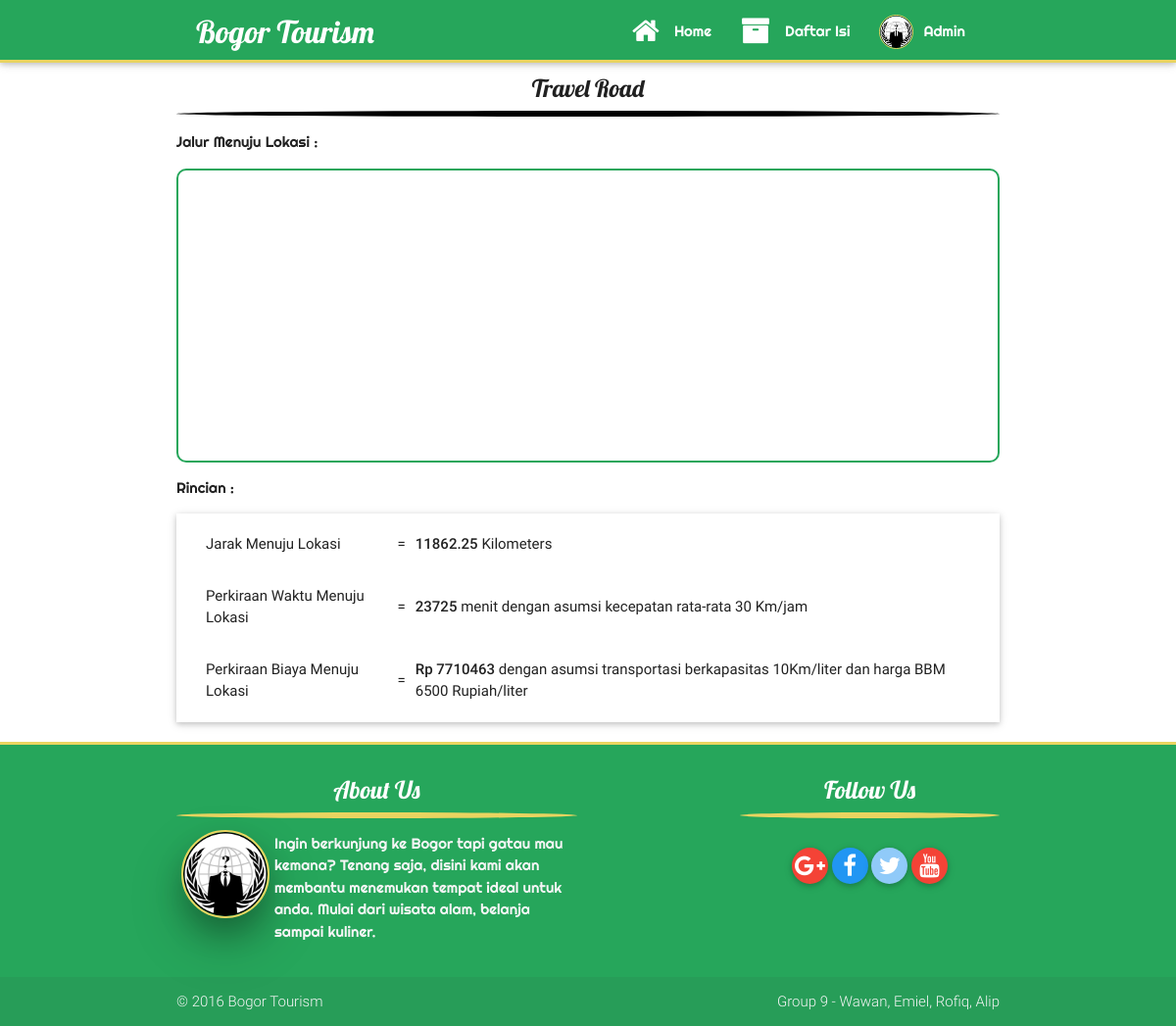
The app's page /bogortourism/calculate.php?id_post=1 (signed in) with its own data.
### tables this page shows
CREATE TABLE IF NOT EXISTS `member` (
  `id_member` int(11) NOT NULL AUTO_INCREMENT,
  `name_member` varchar(50) NOT NULL,
  `email_member` varchar(50) NOT NULL,
  `pass_member` varchar(50) NOT NULL,
  `date_member` varchar(25) NOT NULL,
  `phone_member` varchar(15) NOT NULL,
  `address_member` text NOT NULL,
  `photo_member` text NOT NULL,
  PRIMARY KEY (`id_member`),
  UNIQUE KEY `email_member` (`email_member`)
);

CREATE TABLE IF NOT EXISTS `wisata` (
  `id_wisata` int(11) NOT NULL AUTO_INCREMENT,
  `author` varchar(50) NOT NULL,
  `name_wisata` varchar(50) NOT NULL,
  `category_wisata` varchar(15) NOT NULL,
  `budget_wisata` int(15) NOT NULL,
  `area_wisata` varchar(20) NOT NULL,
  `about_wisata` text NOT NULL,
  `pic_wisata` text NOT NULL,
  `latitude` varchar(20) NOT NULL,
  `longitude` varchar(20) NOT NULL,
  `timestamp` datetime NOT NULL,
  `status_wisata` varchar(5) NOT NULL,
  PRIMARY KEY (`id_wisata`),
  UNIQUE KEY `name_wisata` (`name_wisata`)
);

### bogortourism/calculate.php (the view, shortened to what this page needs)
<!DOCTYPE html>
<html lang="en">
<?php
	include 'modul/connect.php';
	require 'header.php';
	if($_SESSION['status'] != "nouser"){
	    $id = $_SESSION['id'];
		$query = mysqli_query($conn, "SELECT * FROM member WHERE id_member = '$id'");
		$result = mysqli_fetch_array($query);
	}
	$latuser = $_GET['latuser'];
	$longuser = $_GET['longuser'];
	$post = $_GET['id_post'];
	if(isset($_GET['id_post'])){
		$qry = mysqli_query($conn, "SELECT * FROM wisata WHERE id_wisata = '$post'");
		$konten = mysqli_fetch_array($qry);
	}
	else{
		header("location: index.php");
	}
?>
</head>
<body>
	<div class="navbar-fixed">
		<nav>
			<div class="nav-wrapper">
				<a href="#!" class="brand-logo lobster">Bogor Tourism</a>
				<ul class="right hide-on-med-and-down righteous">
					<li><a href="index.php"><i class="fa fa-home fa-2x left"></i>Home</a></li>
					<li><a href="archive.php"><i class="fa fa-archive fa-2x left"></i>Daftar Isi</a></li>
					<?php
						if($_SESSION['status'] != "nouser"){
					?>
					<li><a class="dropdown-button" href="#" data-activates='dropdown1'><img src="<?php echo $result['photo_member']?>" class="circle left navimg"/><?php echo $result['name_member']?></a></li>
					<?php
						}
						else{
					?>
					<li><a href="login.php"><i class="fa fa-sign-in fa-2x left"></i>Login/Register</a></li>
					<?php
						}
					?>
				</ul>
			</div>
		</nav>
	</div>
	<div class="calcpage">
		<div class="container">
			<h5 class="center lobster">Travel Road</h5><hr class="garisitem">
			<p class="righteous">Jalur Menuju Lokasi :</p>
			<div id="map" class="calcmap"></div>
			<p class="righteous">Rincian :</p>
			<?php
				function distance($lat1, $lon1, $lat2, $lon2, $unit) {
					$theta = $lon1 - $lon2;
					$dist = sin(deg2rad($lat1)) * sin(deg2rad($lat2)) +  cos(deg2rad($lat1)) * cos(deg2rad($lat2)) * cos(deg2rad($theta));
					$dist = acos($dist);
					$dist = rad2deg($dist);
					$miles = $dist * 60 * 1.1515;
					$unit = strtoupper($unit);
					if ($unit == "K") {
						return round(($miles * 1.609344),3);
					}
				}
				$jarak = distance($latuser, $longuser, $konten['latitude'], $konten['longitude'], "K");
				$waktu = ceil(($jarak / 30) * 60);
				$biaya = ceil(($jarak / 10)* 6500);
			?>
			<div class="rinci z-depth-1">
				<table>
					<tr><td>Jarak Menuju Lokasi </td><td>=</td><td> <strong><?php echo $jarak ?></strong> Kilometers</td></tr>
					<tr><td>Perkiraan Waktu Menuju Lokasi </td><td>=</td><td> <strong><?php echo $waktu ?></strong> menit dengan asumsi kecepatan rata-rata 30 Km/jam</td></tr>
					<tr><td>Perkiraan Biaya Menuju Lokasi </td><td>=</td><td> <strong>Rp <?php echo $biaya ?></strong> dengan asumsi transportasi berkapasitas 10Km/liter dan harga BBM 6500 Rupiah/liter</td></tr>
				</table>
			</div>
		</div>
	</div>
<?php
	require 'footer.php';
?>

### bogortourism/css/style.css (style rules this page uses)
.lobster { font-family: 'Lobster', cursive; }
.righteous { font-family: 'Righteous', cursive; }
.garisitem { border: 3px solid #000; border-radius: 50%; }
.navimg { margin: 15px 10px 10px 0px; width: 35px; height: 35px; border: 1px solid #e9d460; }
.calcmap { width: 100%; height: 300px; border: 2px solid #26A65B; border-radius: 10px; }
.rinci { padding: 5px 25px; }

### records on screen
member: photo_member (picture), name_member "Admin"
wisata: jarak "11862.25", waktu "23725", biaya "7710463"
